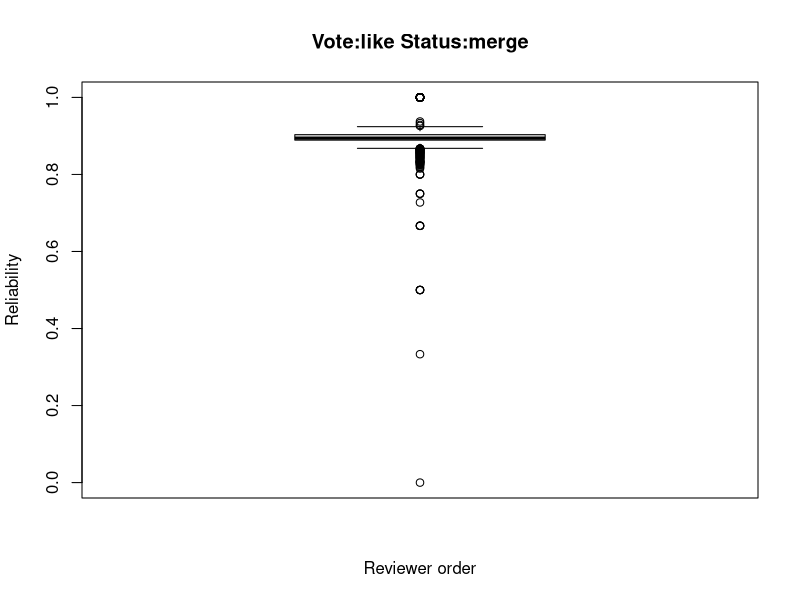
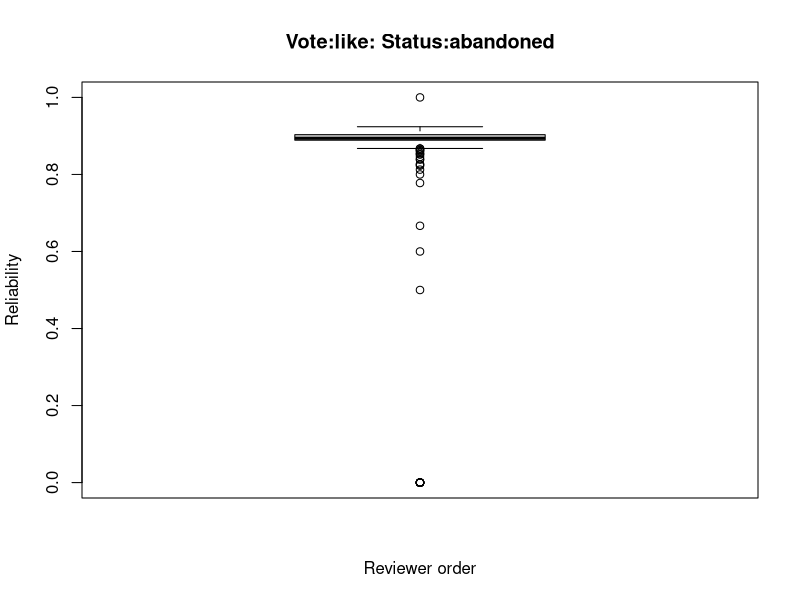
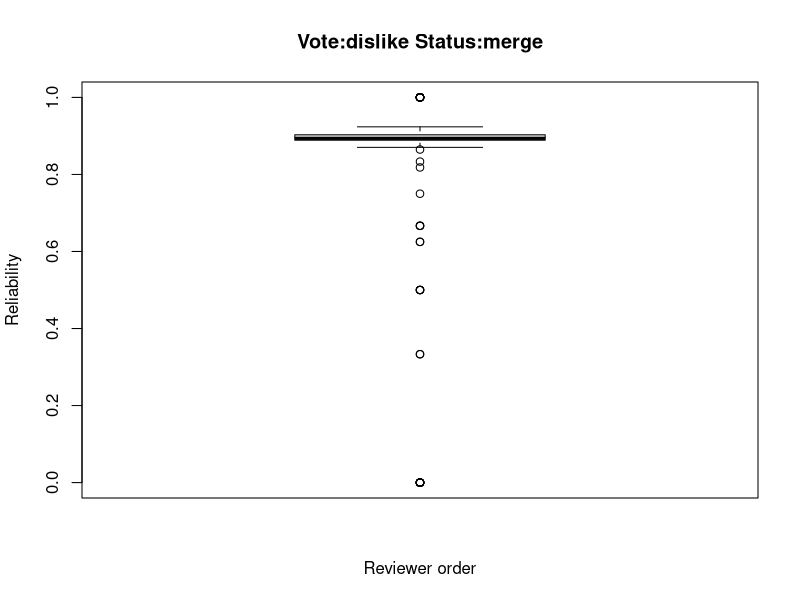
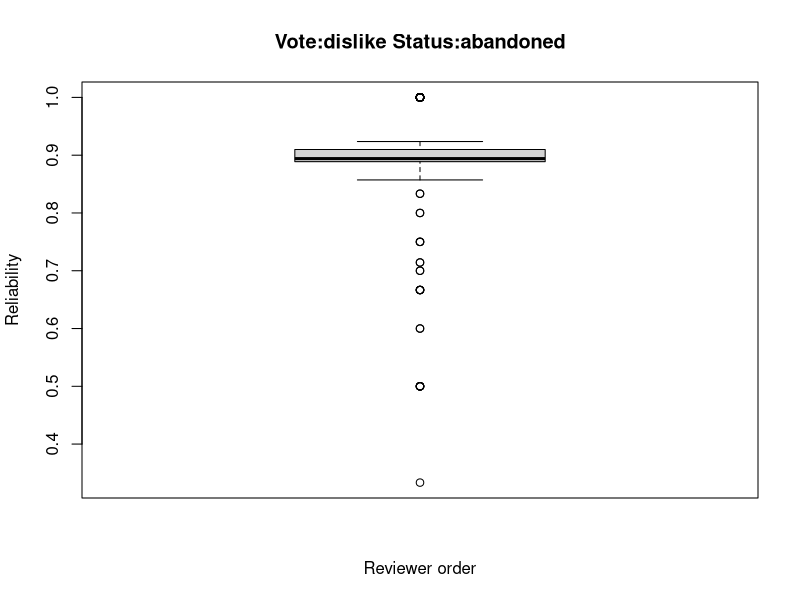

Generate these figures, in order, with R:
########################
## SANER2015 RQ2
## @author:Yuki Ueda
## @createdOn:2015/10/15
########################
pdf("RQ2_1.pdf")


### Set data
num <- data.frame() # Init

# Input numOfPatchsets_1_Start10000-End70705_RQ2.csv for csv
num <- read.csv("R_sample/numOfPatchsets_1_Start10000-End70705_RQ2.csv"
                 ,sep=",", header=TRUE)

### number of patchset's voting(+1, -1) is 1
# index_l_m: vote is "like" and status is "merge"
# index_d_a: vote is "dislike" and status is abandoned
index_l_m <- data.frame()
index_l_a <- data.frame()
index_d_m <- data.frame()
index_d_a <- data.frame()

for(i in 1:nrow(num)){
  if(num$VotingScore[i] == 1){      # vote is like
    if(num$Status[i] == "merged"){  # status is merge
      index_l_m <- rbind(index_l_m, num[i,])
    }else{                          # status is abandoned
      index_l_a <- rbind(index_l_a, num[i,])
    }
  }else{                            # vote is dislike
    if(num$Status[i] == "merged"){
      index_d_m <- rbind(index_d_m, num[i,])
    }else{
      index_d_a <- rbind(index_d_a, num[i,])
    }
  }
}

# Output to PDF file
boxplot(index_l_m$CurrentPar, xlab="Reviewer order", ylab="Reliability", main="Vote:like Status:merge")
summary(index_l_m$CurrentPar)
boxplot(index_l_a$CurrentPar, xlab="Reviewer order", ylab="Reliability", main="Vote:like: Status:abandoned")
summary(index_l_a$CurrentPar)
boxplot(index_d_m$CurrentPar, xlab="Reviewer order", ylab="Reliability", main="Vote:dislike Status:merge")
summary(index_d_m$CurrentPar)
boxplot(index_d_a$CurrentPar, xlab="Reviewer order", ylab="Reliability", main="Vote:dislike Status:abandoned")
summary(index_d_a$CurrentPar)

dev.off()
